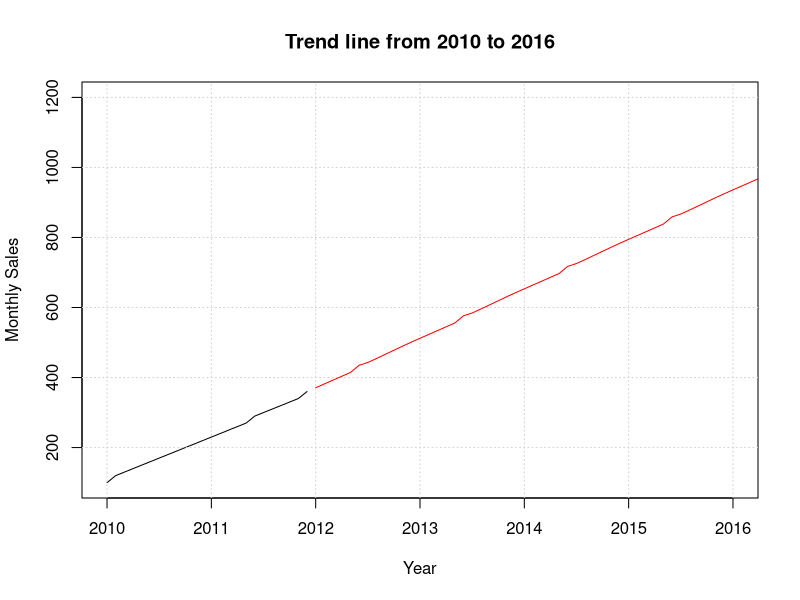

R code for this plot:
require(graphics)
sales <- c(100,120,130,140,150,160,
170,180,190,200,210,220,230,240,250,
260,270,290,300,310,320,330,340,360)
options(digits=5)
za <- ts(sales,start=c(2010,1),frequency=12)
za.hw <- HoltWinters(za)
cat("\n Sales for 2012 - Jan to Dec:",predict(za.hw,n.ahead=12),"\n",sep=", ")
plot(za,xlim=c(2010,2016),ylim=c(100,1200),ylab="Monthly Sales",
xlab="Year",main = "Trend line from 2010 to 2016")
grid()
lines(predict(za.hw,n.ahead=60),col="red")